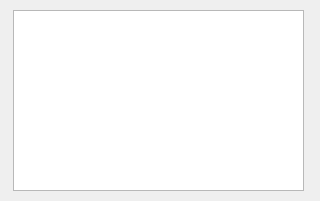
<?xml version="1.0" encoding="UTF-8"?>
<ui version="4.0">
 <class>Dialog</class>
 <widget class="QDialog" name="Dialog">
  <property name="geometry">
   <rect>
    <x>0</x>
    <y>0</y>
    <width>320</width>
    <height>201</height>
   </rect>
  </property>
  <property name="windowTitle">
   <string>Успех!</string>
  </property>
  <widget class="QTextEdit" name="textEdit">
   <property name="geometry">
    <rect>
     <x>13</x>
     <y>10</y>
     <width>291</width>
     <height>181</height>
    </rect>
   </property>
  </widget>
 </widget>
 <resources/>
 <connections/>
</ui>
